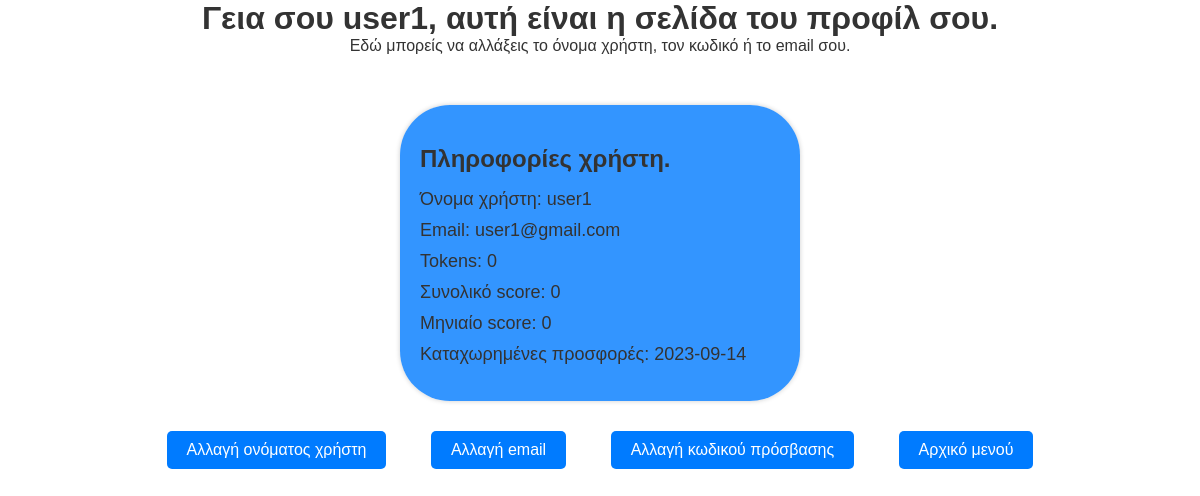
Before: /prof-edit.php (signed in) with the older database file.
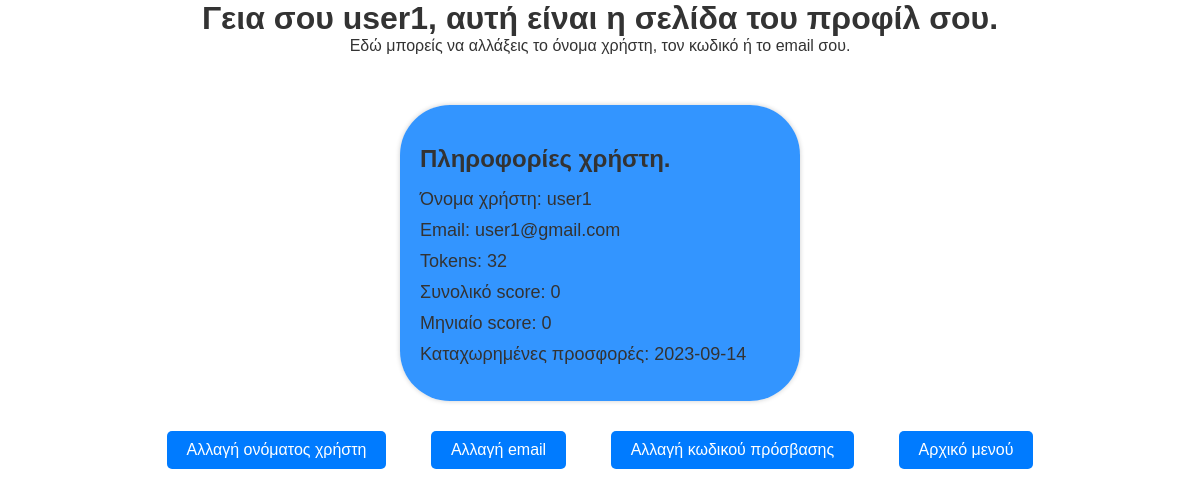
After: the same page with the newer database file.
### tables this page shows
CREATE TABLE `user` (
  `user_id` int(11) NOT NULL,
  `username` varchar(255) NOT NULL,
  `password` varchar(255) NOT NULL,
  `email` varchar(255) NOT NULL,
  `registration_date` datetime NOT NULL DEFAULT current_timestamp(),
  `token` int(11) NOT NULL,
  `score` int(11) NOT NULL,
  `score_history` int(11) NOT NULL,
  `token_history` int(12) NOT NULL,
  `admin` tinyint(1) NOT NULL
);

CREATE TABLE `offer` (
  `offer_id` int(11) NOT NULL,
  `stock` enum('on stock','out of stock') NOT NULL,
  `product_id` int(11) NOT NULL,
  `offer_price` float NOT NULL,
  `shop_id` bigint(255) NOT NULL,
  `offerdate` date NOT NULL DEFAULT current_timestamp(),
  `like_amount` int(11) NOT NULL,
  `dislike_amount` int(11) NOT NULL,
  `user_id` int(25) NOT NULL,
  `end` int(11) NOT NULL
);

### prof-edit.php (the view, shortened to what this page needs)
<?php
include "database_connection.php";
if(isset($_SESSION['user_id']) && isset($_SESSION['username'])) {
    $id = $_SESSION['user_id'];
    $username = $_SESSION['username'];
    $email = $_SESSION['email'];
    $sqlemail = "SELECT * FROM user WHERE username='$username' AND email='$email'";
    $result = mysqli_query($conn,$sqlemail);
    $row = mysqli_fetch_assoc($result);
    $sqloffer = "SELECT * FROM offer WHERE user_id='$id'";
    $offer = mysqli_query($conn,$sqloffer);
    $offer_row = mysqli_fetch_assoc($offer);
    ?>
    <!DOCTYPE html>
    <html>
    <head>
        <link rel="stylesheet" type="text/css" href="profile_style.css">
    </head>
    <body>
        <h1>Γεια σου <?php echo $_SESSION['username']; ?>, αυτή είναι η σελίδα του προφίλ σου. </h1>
        <p>Εδώ μπορείς να αλλάξεις το όνομα χρήστη, τον κωδικό ή το email σου.</p>
        <div class="profile-info-container">
           <h2>Πληροφορίες χρήστη.</h2>
           <ul>
              <li>Όνομα χρήστη: <?php echo $_SESSION['username']; ?></li>
              <li>Email: <?php echo $_SESSION['email']; ?></li>
              <li>Tokens: <?php echo $row['token']; ?></li>
              <li>Συνολικό score: <?php echo $row['score']; ?></li>
              <li>Μηνιαίο score: <?php echo $row['score_history']; ?></li>
              <li>Καταχωρημένες προσφορές: <?php if($offer_row['offerdate']===NULL){
       echo "Δεν υπάρχουν καταχωρημένες προσφορές.";
    }else{echo $offer_row['offerdate'];} ?></li>
          </ul>
        </div>
        <nav>
            <a href="change-username.php">Αλλαγή ονόματος χρήστη</a>
            <a href="change-email.php">Αλλαγή email</a>
            <a href="change-password.php">Αλλαγή κωδικού πρόσβασης</a>
            <a href="testmap.php">Αρχικό μενού</a>
        </nav>
    </body>
    </html>
    <?php
}
else
{
    header("Location: index.php");
    exit();
}

### profile_style.css (style rules this page uses)
body, h1, p { margin: 0; padding: 0; }
body { background: url(https://img.freepik.com/free-photo/blue-toned-pack-paper-sheets-with-copy-space_23-2148320442.jpg?w=1380&t=st=1694710525~exp=1694711125~hmac=9e561f1450409fe4c58ab5cefad58ec4d3f5dc87eab5933cdb7e692930461045)no-repeat center center fixed; background-size: cover; font-family: Arial, sans-serif; color: #333; }
nav { text-align: center; margin-top: 20px; }
nav a { display: inline-block; margin: 10px 20px; padding: 10px 20px; background-color: #007BFF; color: #fff; text-decoration: none; border-radius: 5px; transition: background-color 0.3s ease; }
h1, p { text-align: center; }
.profile-info-container { background-color: rgba(0, 123, 255, 0.8); border-radius: 50px; box-shadow: 0 0 5px rgba(0, 0, 0, 0.2); padding: 20px; text-align: left; max-width: 30%; margin: 0 auto; margin-top: 50px; }
.profile-info-container h2 { font-size: 24px; margin-bottom: 10px; }
.profile-info-container ul { list-style: none; padding: 0; }
.profile-info-container li { margin: 10px 0; font-size: 18px; }

Changed rows visible on the page:
changed user: token "0" → "32"
